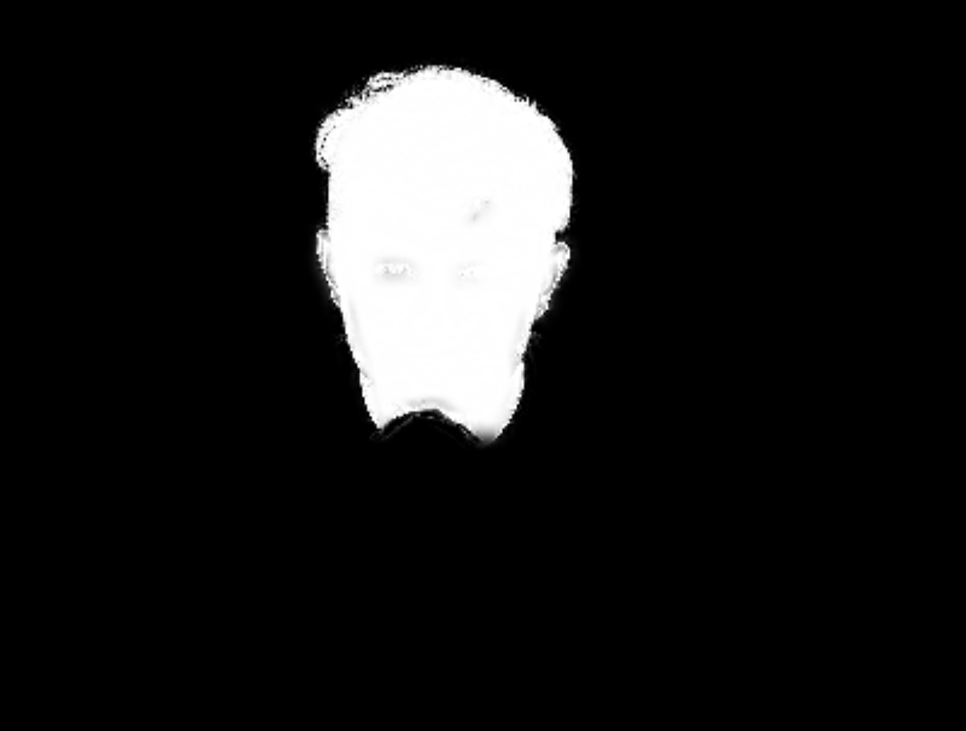
#> input picture images/segmentation/mask.png, 966 x 731 px, shrunk from 1200 x 908 before the run, found by its file name
$ python mat.py   (older library calls are emulated)
#> lines starting #> are read from the running program, lines starting #| are printed output that depends on the picture; after the words box and inside, x2 and y2 are one past the last pixel; in counts of white or black regions, pixels touching at a corner belong together
### gen_trimap.py
#! /usr/bin/python
# -*- coding: utf-8 -*- #
import cv2
from PIL import Image, ImageDraw, ImageFont
import numpy as np

def gen_trimap(mask, r = 0.01):
    '''
    generate trimap from segmentation,
    input:
    mask 0 for bg 1 for fg
    output:
    0, bg
    255, fg
    128, uncertain
    '''
    mask = (mask > 0.5).astype(np.int16)*255
    h, w = mask.shape[:2]
    delta = int(min(h, w) * r) + 3;
    border = get_border(mask);
    kernel = np.ones((delta, delta), np.uint8)
    uncertain = cv2.dilate(border, kernel, iterations=1)
    mask[uncertain > 0] = 128
    return mask.astype(np.uint8)

def get_border(im):
    ddepth = cv2.CV_16S
    dx = cv2.Sobel(im, ddepth, 1, 0)
    dy = cv2.Sobel(im, ddepth, 0, 1)
    dxabs = cv2.convertScaleAbs(dx)
    dyabs = cv2.convertScaleAbs(dy)
    mag = cv2.addWeighted(dxabs, 1, dyabs, 1, 0)
    border = (mag > 0).astype(np.uint8);
    return border

# [8 lines that do not run on import are left out]

### knn_matting.py
import numpy as np
import sklearn.neighbors
import scipy.sparse
import warnings

def knn_matte(img, trimap, mylambda=100):
    '''img 3ch 0-255, trimap 1ch 0, 128, 255'''
    [m, n, c] = img.shape
    img, trimap = img/255.0, trimap/255.0
    foreground = (trimap > 0.99).astype(int)
    background = (trimap < 0.01).astype(int)
    all_constraints = foreground + background

    print('Finding nearest neighbors')
    a, b = np.unravel_index(np.arange(m*n), (m, n))
    feature_vec = np.append(np.transpose(img.reshape(m*n,c)), [ a, b]/np.sqrt(m*m + n*n), axis=0).T
    nbrs = sklearn.neighbors.NearestNeighbors(n_neighbors=10, n_jobs=4).fit(feature_vec)
    knns = nbrs.kneighbors(feature_vec)[1]

    # Compute Sparse A
    print('Computing sparse A')
    row_inds = np.repeat(np.arange(m*n), 10)
    col_inds = knns.reshape(m*n*10)
    vals = 1 - np.linalg.norm(feature_vec[row_inds] - feature_vec[col_inds], axis=1)/(c+2)
    A = scipy.sparse.coo_matrix((vals, (row_inds, col_inds)),shape=(m*n, m*n))

    D_script = scipy.sparse.diags(np.ravel(A.sum(axis=1)))
    L = D_script-A
    D = scipy.sparse.diags(np.ravel(all_constraints))
    v = np.ravel(foreground)
    c = 2*mylambda*np.transpose(v)
    H = 2*(L + mylambda*D)

    print('Solving linear system for alpha')
    warnings.filterwarnings('error')
    alpha = []
    try:
        alpha = np.minimum(np.maximum(scipy.sparse.linalg.spsolve(H, c), 0), 1).reshape(m, n)
    except Warning:
        x = scipy.sparse.linalg.lsqr(H, c)
        alpha = np.minimum(np.maximum(x[0], 0), 1).reshape(m, n)
    return alpha


# [8 lines left out: function main, not called in this run]

# [4 lines that do not run on import are left out]

### mat.py
#! /usr/bin/python
# -*- coding: utf-8 -*- #
import cv2
from PIL import Image, ImageDraw, ImageFont
import numpy as np
import gen_trimap
import guidedfilter
import knn_matting

def matte(img, seg, method="guided"):
    '''
    img 3 channel uint8 value 0-255
    seg 1 channel float value 0,1
    output alpha 1 channel float value 0-1
    '''
    if "guided" == method:
        gray = cv2.cvtColor(img, cv2.COLOR_RGB2GRAY)
        gray = gray.astype(np.float64) / 255.0
        alpha = guidedfilter.guidedfilter(gray, seg, 3, 0.0001)
    elif "knn" == method:
        trimap = gen_trimap.gen_trimap(seg)
        alpha = knn_matting.knn_matte(img, trimap)
    else:
        return seg
    alpha[alpha < 0] = 0
    alpha[alpha > 1] = 1
    return alpha

if __name__ == '__main__':
    #method = "guided"
    method = "knn"
    img = cv2.imread("images/img.jpg")
    seg = cv2.imread("images/mask.png", 0).astype(np.float64)
#> seg: shape (731, 966) float64; min 0, max 255, mean 25.9
    alpha = matte(img, seg, method)
#> in gen_trimap, `mask = (mask > 0.5).astype(np.int16)*255`:
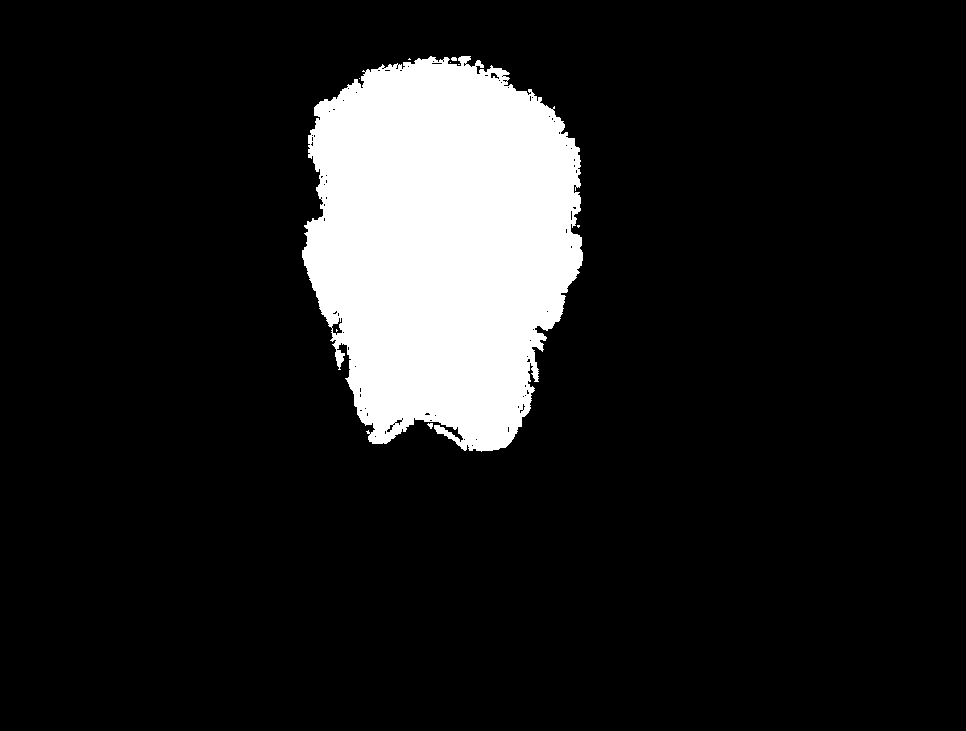
#> mask: shape (731, 966) int16; 12% white; 9 white regions (6 under 20 px), largest, box (x1, y1, x2, y2) and area: (302, 56, 583, 452) 84523, (427, 423, 433, 429) 23, (451, 57, 457, 61) 21
#> in get_border, `dx = cv2.Sobel(im, ddepth, 1, 0)`:
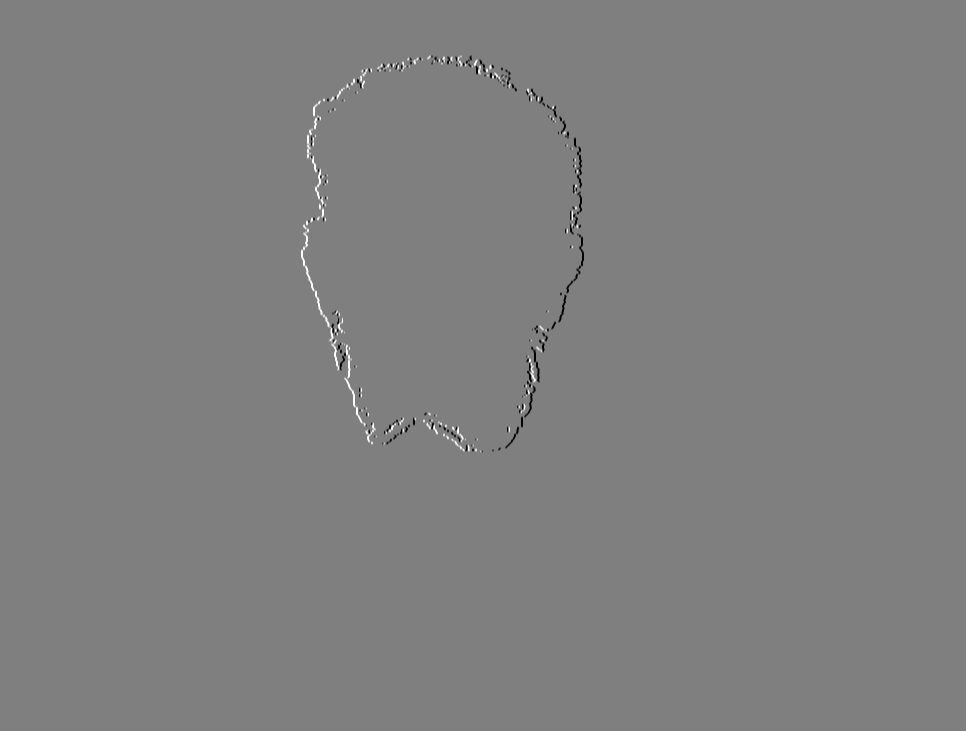
#> dx: shape (731, 966) int16; min -1020, max 1020, mean 0; drawn with min black and max white
#> in get_border, `dxabs = cv2.convertScaleAbs(dx)`: dxabs: shape (731, 966); 0.7% white in thin lines or dots, all inside (x1, y1, x2, y2) = (301, 55, 584, 453)
#> in get_border, `dyabs = cv2.convertScaleAbs(dy)`:
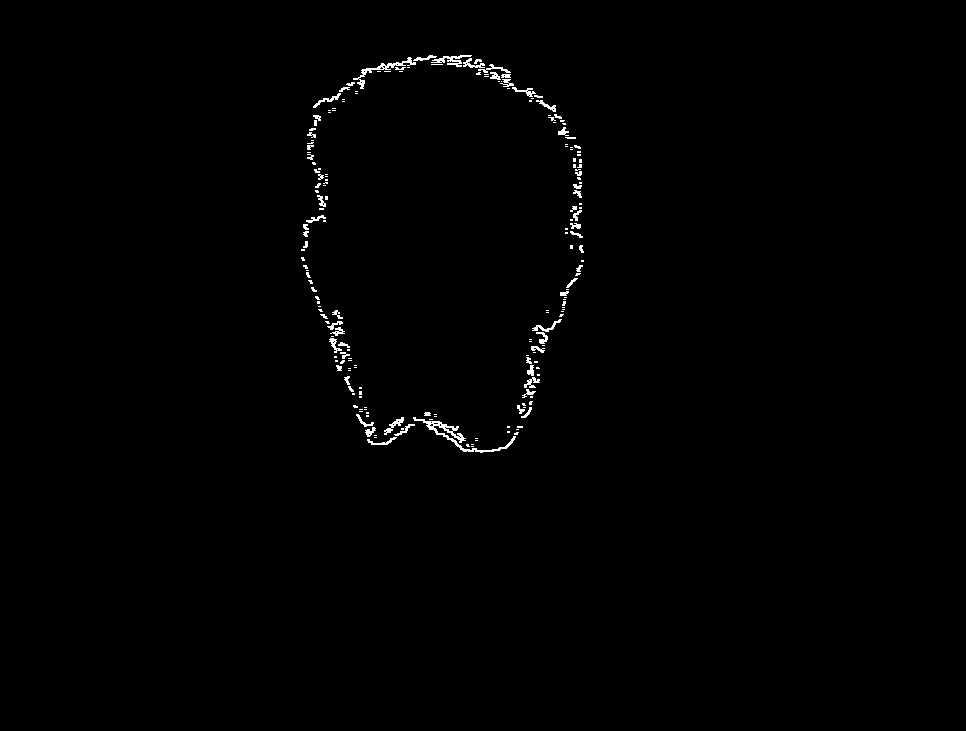
#> dyabs: shape (731, 966); 0.67% white in thin lines or dots, all inside (x1, y1, x2, y2) = (301, 55, 584, 453)
#> in get_border, `mag = cv2.addWeighted(dxabs, 1, dyabs, 1, 0)`:
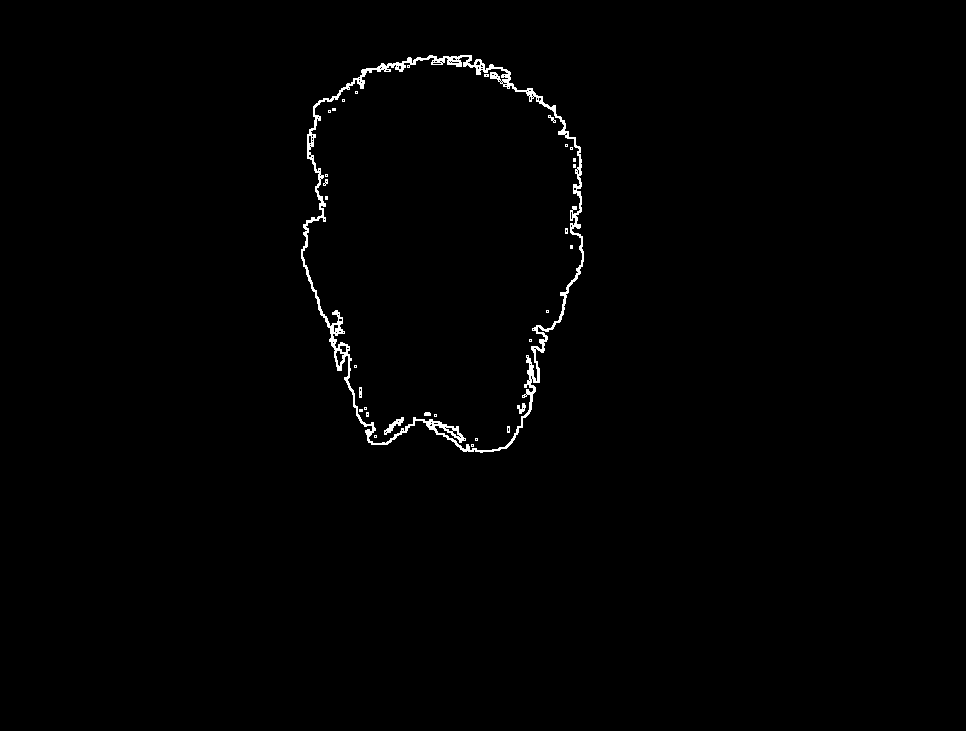
#> mag: shape (731, 966); 0.82% white in thin lines or dots, all inside (x1, y1, x2, y2) = (301, 55, 584, 453)
#> in gen_trimap, `uncertain = cv2.dilate(border, kernel, iterations=1)`:
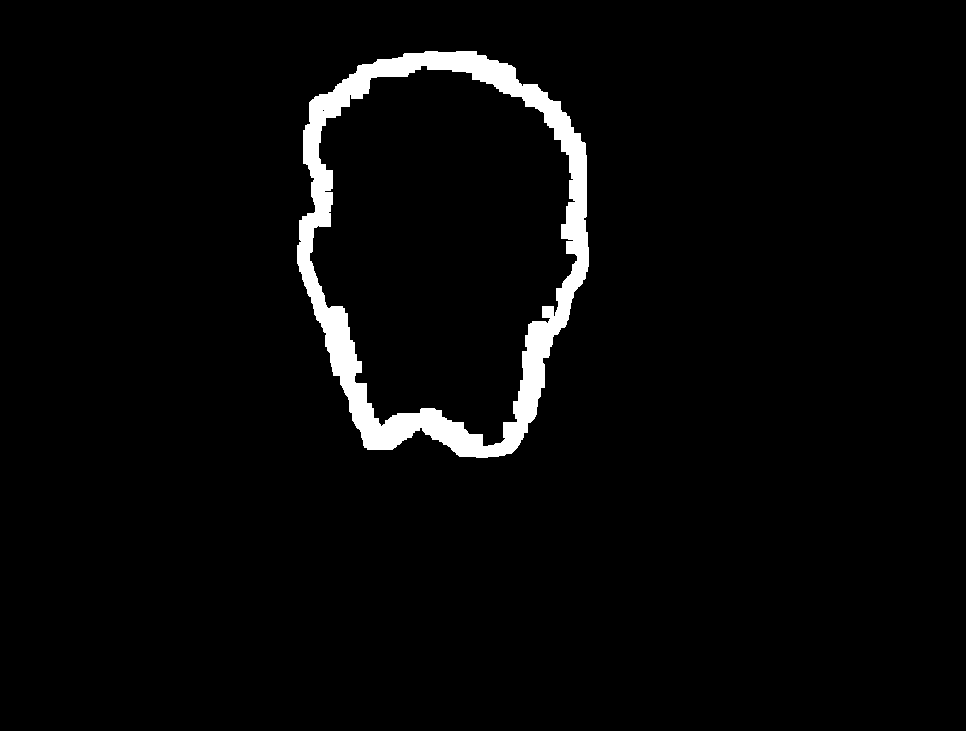
#> uncertain: shape (731, 966); values 0 (black) and 1 (white), 3.3% white; 1 white region, box (x1, y1, x2, y2) and area: (297, 51, 589, 458) 22980
#> in gen_trimap, `mask[uncertain > 0] = 128`:
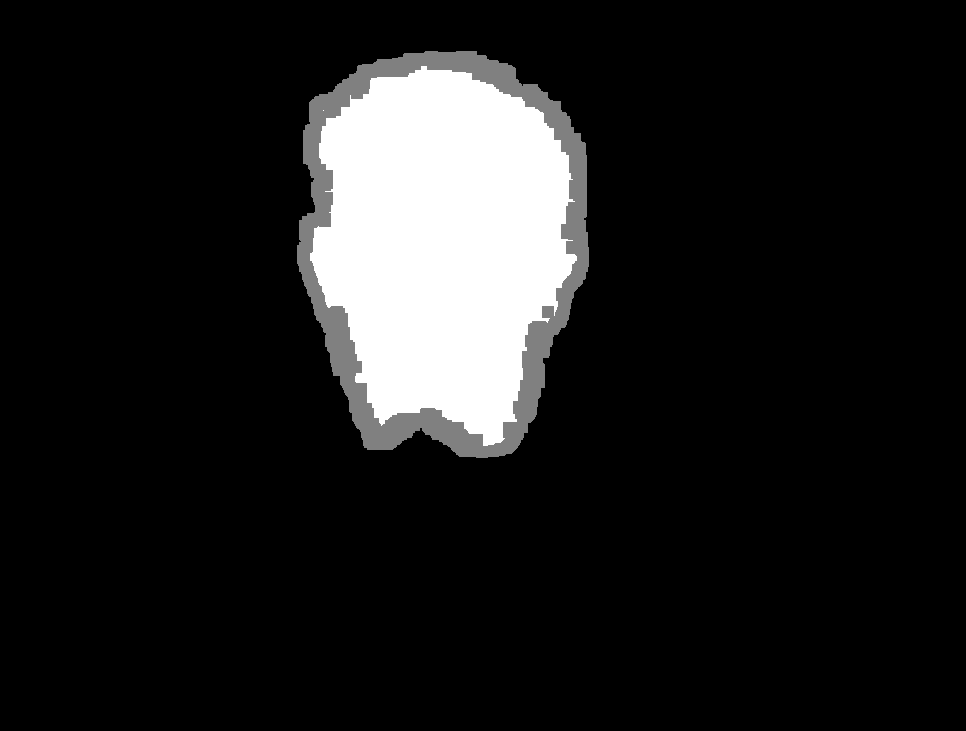
#> mask: shape (731, 966) int16; 3.25% of pixels changed, all inside (x1, y1, x2, y2) = (297, 51, 589, 458)
#> (the run stopped early here; a loop or call above may not have finished)
